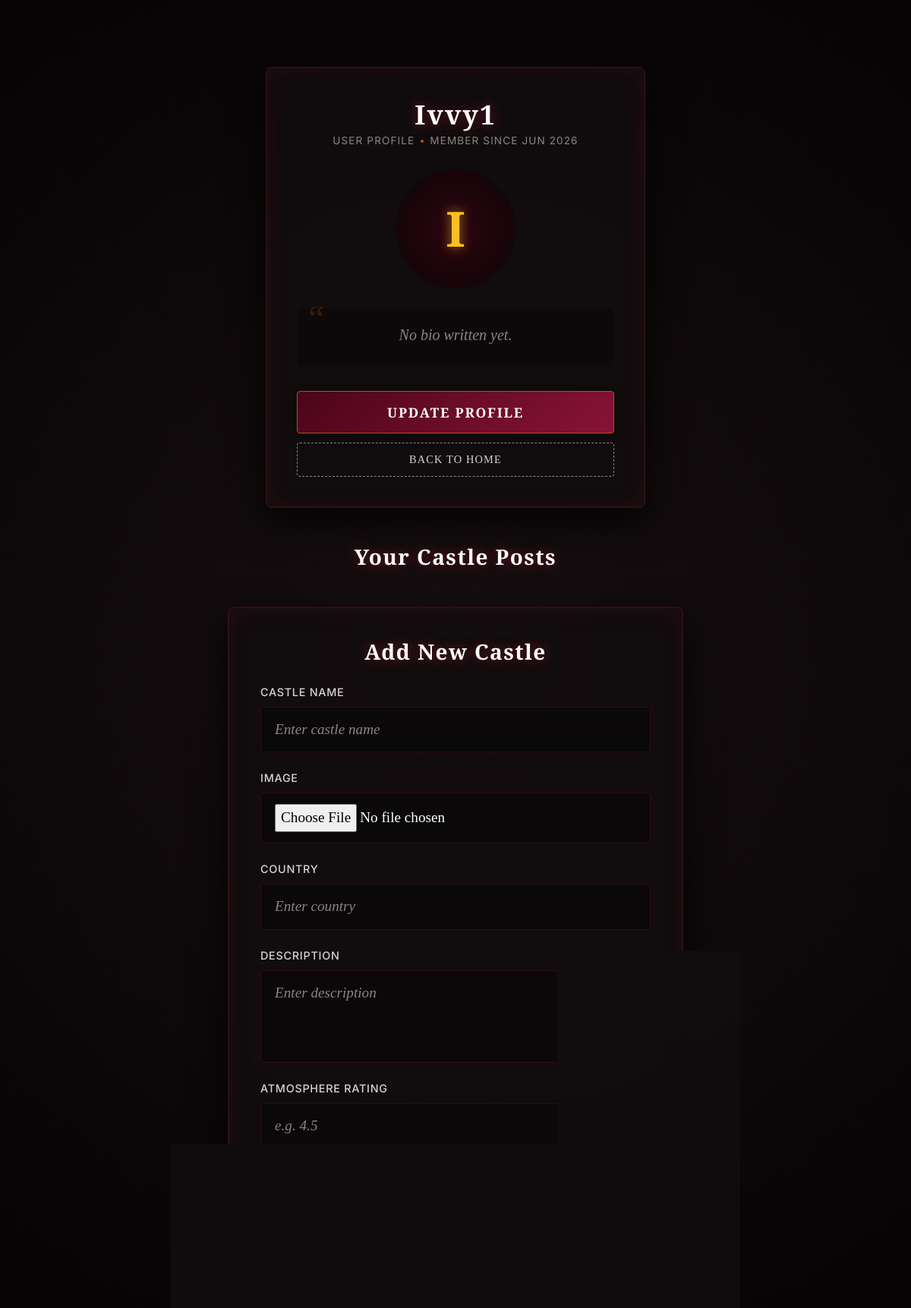
Page /profile/ (signed in) on the committed database.
### core/models.py (models this page shows, shortened)
class Profile(models.Model):
    user = models.OneToOneField(User, on_delete=models.CASCADE)
    bio = models.TextField(blank=True)
    pic = models.ImageField(upload_to="images/" ,blank=True, null=True)
    created = models.DateTimeField(auto_now_add=True)

### core/views.py (the view)
# urls.py: path('profile/', views.Profiles, name='profile'),
@login_required
def Profiles(request):
    profile, created = Profile.objects.get_or_create(user=request.user)
    user_posts = request.user.destinations.all() #Give me all destinations created by this user.
    return render(
        request,
        "core/profile.html",
        {"profile": profile,
        "user_posts" : user_posts}
    )

### templates/core/profile.html (shortened to what this page needs)
<!DOCTYPE html>
<html lang="en">
<head>
    {% load static %}
    <link rel="stylesheet" href="https://cdn.jsdelivr.net/npm/bootstrap@5.3.8/dist/css/bootstrap.min.css">
    <link rel="stylesheet" href="{% static 'core/styles.css' %}">
</head>
<body>
    <div class="page-wrapper">
        <div class="container py-5">
            <div class="profile-card mx-auto mb-5">
                <h1 class="profile-title">{{ profile.user.username|title }}</h1>
                <div class="profile-meta">
                    <span>User Profile</span>
                    <span class="meta-dot"></span>
                    <span>Member since {{ profile.created|date:"M Y" }}</span>
                </div>
                <div class="avatar-wrapper">
                    {% if profile.pic %}
                        <div class="avatar-container">
                            <img src="{{ profile.pic.url }}" class="profile-pic">
                        </div>
                    {% else %}
                        <div class="placeholder-avatar">
                            {{ profile.user.username|slice:":1"|title }}
                        </div>
                    {% endif %}
                </div>
                <div class="profile-bio-section">
                    {% if profile.bio %}
                        <p class="profile-bio">{{ profile.bio }}</p>
                    {% else %}
                        <p class="profile-bio empty">No bio written yet.</p>
                    {% endif %}
                </div>
                <div class="profile-actions">
                    <a href="{% url 'Profile_upd' %}" class="btn">update profile</a>
                    <a href="{% url 'home' %}" class="back-home-btn">Back to Home</a>
                </div>
            </div>
            <h3 class="profile-section-title mt-5 mb-4 text-center">Your Castle Posts</h3>
            <div class="auth-card mt-5" style="max-width: 600px; margin: 0 auto;">
                <h3 class="mb-4">Add New Castle</h3>
                <form method="POST" action="{% url 'home' %}" enctype="multipart/form-data" class="auth-form">
                    <label>
                        Castle Name
                        <input type="text" name="castle" placeholder="Enter castle name" required>
                    </label>
                    <label>
                        Image
                        <input type="file" name="image">
                    </label>
                    <label>
                        Country
                        <input type="text" name="country" placeholder="Enter country" required>
                    </label>
                    <label>
                        Description
                        <textarea name="description" placeholder="Enter description" rows="3" required></textarea>
                    </label>
                    <label>
                        Atmosphere Rating
                        <input type="number" step="0.1" name="atmosphere" placeholder="e.g. 4.5" required>
                    </label>
                    <button type="submit" class="btn">Add Castle</button>
                </form>
            </div>
        </div>
    </div>
</body>
</html>

### rows in the picture
Profile: user.username "Ivvy1", created "JUN 2026", user.username "I"
